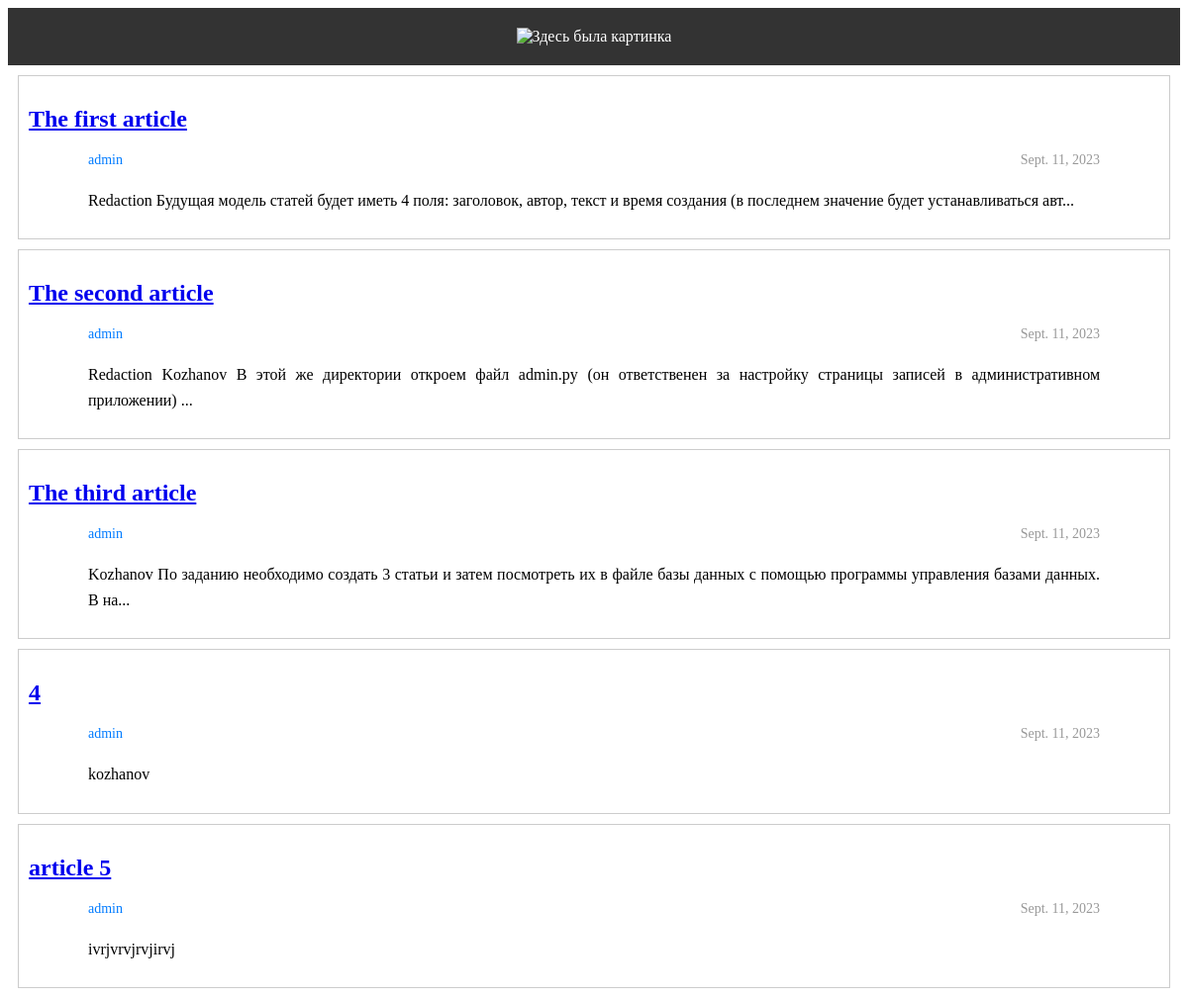
The page /articles/ on the database as committed earlier.
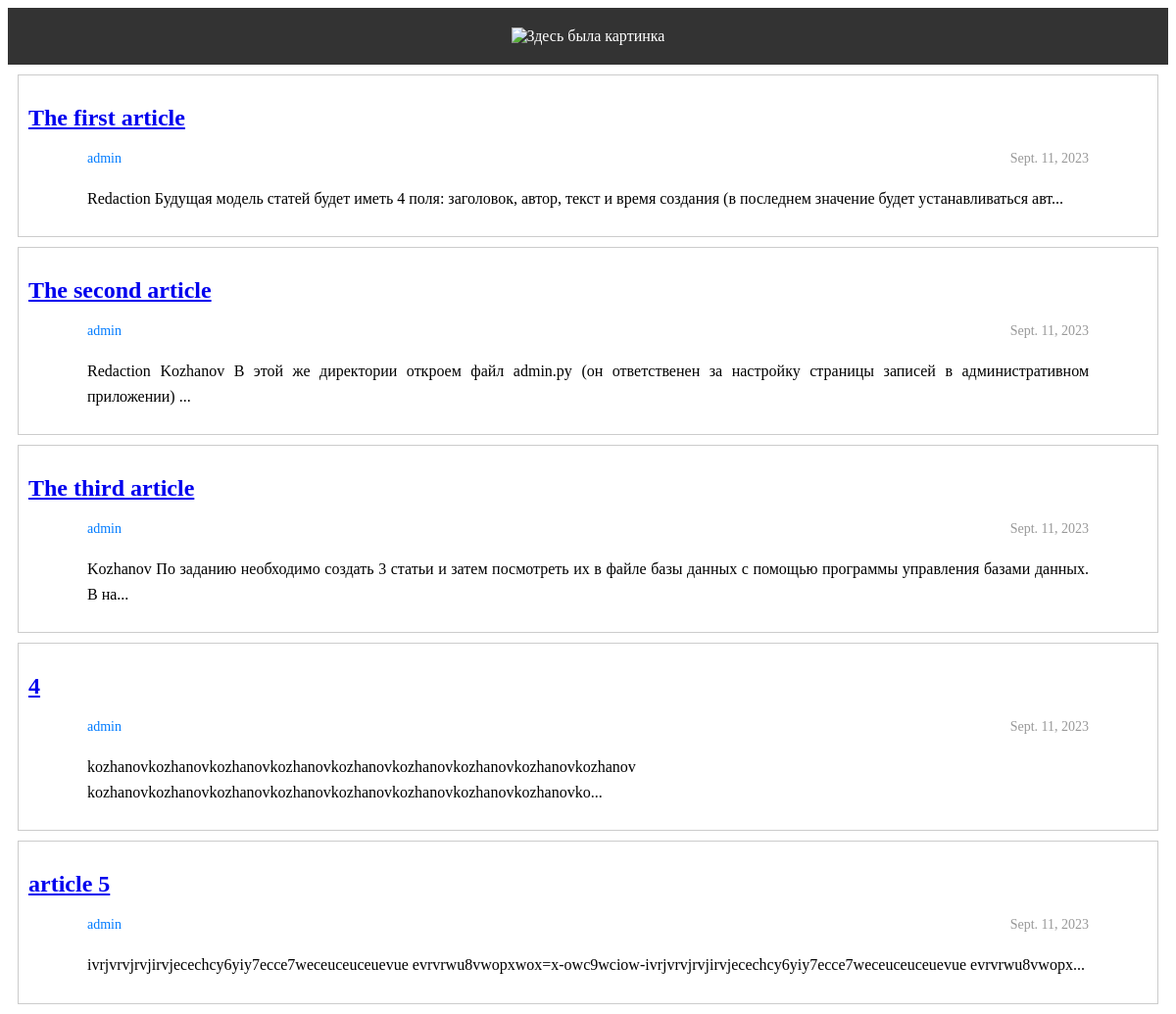
The same page on the database as committed later.
### articles/models.py (models this page shows, shortened)
class Article(models.Model):
    title = models.CharField(max_length=200)
    author = models.ForeignKey(User, on_delete=models.CASCADE)
    text = models.TextField()
    created_date = models.DateField(auto_now_add = True)
    def get_excerpt (self):
        return self.text[:140] + "..." if len(self.text) > 140 else self.text

### articles/views.py (the view)
# urls.py: path('', views.hello2, name='hello2'),
def hello2(request):
    articles = Article.objects.all()
    context = {'articles': articles}
    return render(request, 'articles/archive.html', context)

### articles/templates/articles/archive.html (shortened to what this page needs)
{% load static %}
<!DOCTYPE html>
<html>
<head>
    <link rel="stylesheet" type="text/css" href="{% static 'css/styles2.css' %}">
</head>
<body>
    <div class="header">
        <img src="https://is.gd/0qjA0j" alt="Здесь была картинка">
    </div>
    {% for article in articles %}
    <div class="one-post">
        <h2 class="article-title">
        <a href="{% url 'article_detail' article.id %}">{{ article.title }}</a>
    </h2>
        <div class="article-info">
            <div class="article-author">
                {{ article.author.username }}
            </div>
            <div class="article-created-date">
                {{ article.created_date }}
            </div>
        </div>
        <p class="article-text">
            {{ article.get_excerpt }}
        </p>
    </div>
    {% endfor %}
</body>
</html>

Rows that differ between the two databases and show on the page:
changed Article: get_excerpt "kozhanov" → "kozhanovkozhanovkozhanovkozhanovkozhanovkozhanovkozhanovkozhanovkozhanov kozhanovkozhanovkozhanovkozhanovkozhanovkozhanovkozhanovkozhanovko..."
changed Article "article 5": get_excerpt "ivrjvrvjrvjirvj" → "ivrjvrvjrvjirvjecechcy6yiy7ecce7weceuceuceuevue evrvrwu8vwopxwox=x-owc9wciow-ivrjvrvjrvjirvjecechcy6yiy7ecce7weceuceuceuevue evrvrwu8vwopx..."
